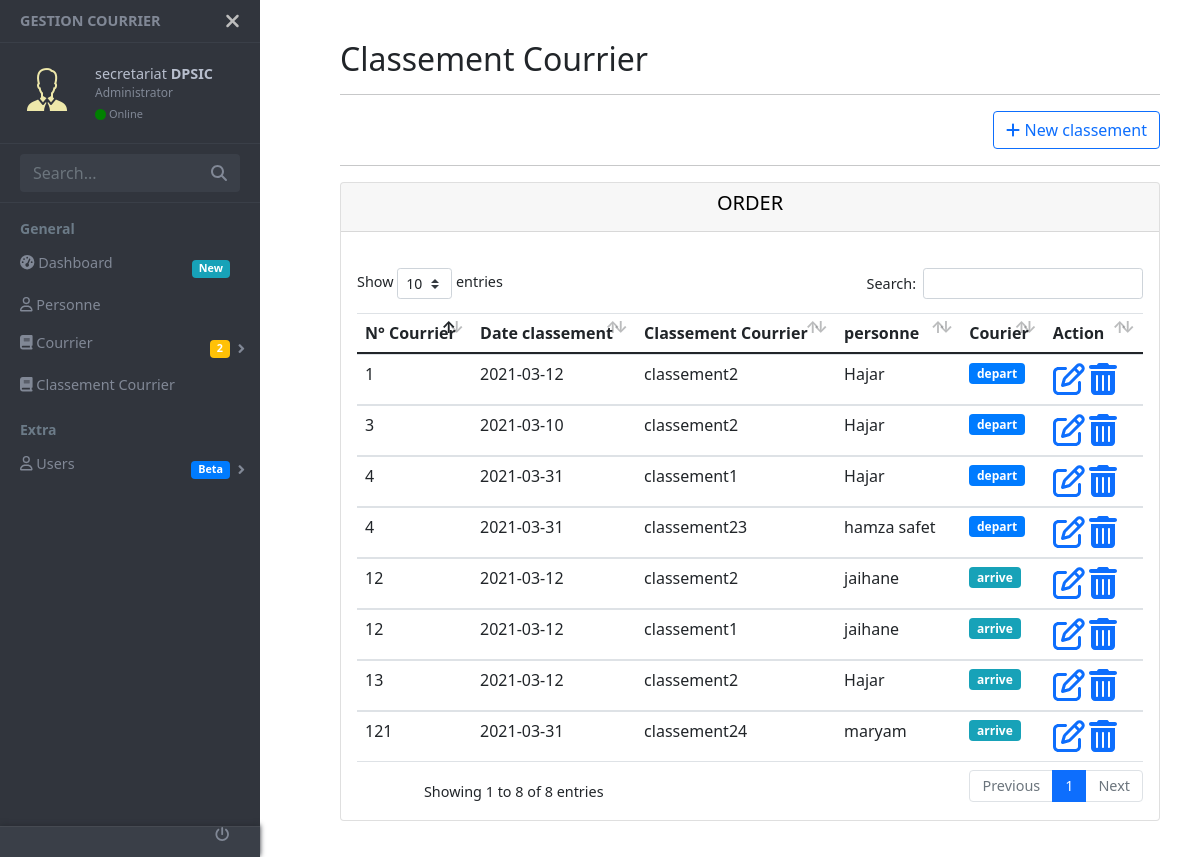
The page /order_courrier.php on the database its author committed.
### tables this page shows
CREATE TABLE `order_courrier` (
  `id_order` int(11) NOT NULL,
  `id_personne` int(11) DEFAULT NULL,
  `classification_courrier` char(50) DEFAULT NULL,
  `date_order` date DEFAULT NULL,
  `numero_courrier` int(11) DEFAULT NULL,
  `courries` char(50) DEFAULT NULL
);

CREATE TABLE `personne` (
  `id_personne` int(11) NOT NULL,
  `nom_prenom` char(50) DEFAULT NULL,
  `fonction` char(50) DEFAULT NULL,
  `grade` char(20) DEFAULT NULL,
  `tel` char(20) DEFAULT NULL,
  `matrecule` char(50) DEFAULT NULL,
  `cin` char(30) DEFAULT NULL
);

### order_courrier.php (the view, shortened to what this page needs)
<?php
include_once 'connection.php';
include_once 'header.php';
include_once 'footer.php';
$reqt="SELECT id_order,numero_courrier,date_order,classification_courrier,pr.nom_prenom,courries FROM `order_courrier` ar INNER JOIN personne pr WHERE ar.`id_personne` = pr.`id_personne`";
$stmt=$conx->prepare($reqt);
$stmt->execute();
?>
<main class="page-content">
    <div class="container-fluid">
      <h2>Classement Courrier</h2>
      <hr>
      <div class="main">
     <div class="d-grid gap-2 d-md-flex justify-content-md-end">
      <button type="button" class="btn btn-outline-primary" onclick="location.href='#'" data-bs-toggle="modal" data-bs-target="#staticBackdrop"><i class="fas fa-plus"></i>  New classement </button>
     </div>
     <hr>
      <footer class="text-center">
        <div class="card bg-wieth mb-3">
          <div class="card-header" style="color: black; margin-bottom:20px;"><h5>ORDER</h5> </div>
            <div class="card-body">
            <table id="id_datatable_pr" style="width: 100%;" class="table table-hover" >
          <thead>
             <tr>
                <th>N° Courrier</th>
                <th>Date classement</th>
                <th>Classement Courrier</th>
                <th>personne</th>
                <th>Courier</th>
                <th>Action</th>
             </tr>
          </thead>
          <tbody>
           <?php
             if ($stmt->rowCount()>=0) {
              while($row=$stmt->fetch(PDO::FETCH_ASSOC)){
                 ?>
                 <tr>
                  <td><?php echo $row['numero_courrier']; ?></td>
                  <td><?php echo $row['date_order']; ?></td>
                  <td><?php echo $row['classification_courrier']; ?></td>
                  <td><?php echo $row['nom_prenom']; ?></td>
                  <?php
                  if($row['courries']=="regester depart"){
                    ?>
                      <td> <span class="badge badge-pill badge-primary">depart</span></td>
                    <?php
                  }else{
                    ?>
                       <td><span class="badge badge-pill badge-info">arrive</span></td>
                    <?php
                  }
                  ?>
                  <td>
                    <a href="updateOrderCourrier.php?edit_order_courrier=<?php echo $row['id_order'];?>">
                         <i class="far fa-edit fa-2x"></i></a>
                    <a href="order_courrier.php?delete_order_courrier=<?php echo $row['id_order'];?>" onclick="return confirm('voulez vous vraiment supprimer cet operation ?')">
                       <i class="fas fa-trash-alt fa-2x colorDelete"></i></a>
                  </td>
                 </tr>
                 <?php
              }
           }
           ?>
          </tbody>
        </table>
          </div>
        </div>
      </footer>
    </div>
  </main>

### header.php (shortened to what this page needs)
<link href="static/cdn/bootstrapcdn/css/bootstrap.min.css" rel="stylesheet" id="bootstrap-css">
<link href="static/cdn/fontawesome/css/all.css" rel="stylesheet">
<!DOCTYPE html>
<html lang="en">
<head>
    <link href="static/fontawesome/css/all.min.css" rel="stylesheet">
    <link href="static/cdn/fontawesome/all.css" rel="stylesheet">
    <link rel="stylesheet" type="text/css" href="static/js/datatable/DataTables-1.10.23/css/dataTables.bootstrap4.min.css"/>
    <link href="static/bootstrap_fontawesome/css/bootstrap.min.css" rel="stylesheet" />
    <link href="static/css/mystyle.css" rel="stylesheet" />
</head>
<body>
<div class="page-wrapper chiller-theme toggled">
  <nav id="sidebar" class="sidebar-wrapper">
    <div class="sidebar-content">
      <div class="sidebar-brand">
        <a href="#">Gestion Courrier</a>
        <div id="close-sidebar">
          <i class="fas fa-times"></i>
        </div>
      </div>
      <div class="sidebar-header">
        <div class="user-pic">
          <img class="img-responsive img-rounded" src="static/img/Admin.png"
            alt="User picture">
        </div>
        <div class="user-info">
          <span class="user-name">secretariat
            <strong>DPSIC</strong>
          </span>
          <span class="user-role">Administrator</span>
          <span class="user-status">
            <i style="color: green;" class="fa fa-circle"></i>
            <span>Online</span>
          </span>
        </div>
      </div>
      <div class="sidebar-search">
        <div>
          <div class="input-group">
            <input type="text" class="form-control search-menu" placeholder="Search...">
            <div class="input-group-append">
              <span class="input-group-text">
                <i class="fa fa-search" aria-hidden="true"></i>
              </span>
            </div>
          </div>
        </div>
      </div>
      <div class="sidebar-menu">
        <ul>
          <li class="header-menu">
            <span>General</span>
          </li>
          <li>
            <a href="index1.php">
              <i class="fa fa-tachometer-alt"></i>
              <span>Dashboard</span>
              <span class="badge badge-pill badge-info">New</span>
            </a>
          </li>
          <li>
            <a href="personne.php">
            <i class="far fa-user"></i>
              <span>Personne</span>
            </a>
          </li>
          <li class="sidebar-dropdown">
            <a href="#">
            <i class="fa fa-book"></i>
              <span>Courrier</span>
              <span class="badge badge-pill badge-warning">2</span>
            </a>
          </li>
          <li>
            <a href="order_courrier.php">
            <i class="fa fa-book"></i>
              <span>Classement Courrier</span>
            </a>
          </li>
          <li class="header-menu">
            <span>Extra</span>
          </li>
          <li class="sidebar-dropdown">
            <a href="#">
              <i class="far fa-user"></i>
              <span>Users</span>
              <span class="badge badge-pill badge-primary">Beta</span>
            </a>
          </li>
        </ul>
      </div>
    </div>
    <div class="sidebar-footer">
       <a href="#">
      </a>
      <a href="#">
      </a>
      <a href="#">
      </a>
       <a href="index.php" data-toggle="tooltip" data-placement="bottom" title="Déconnecter">
        <i class="fa fa-power-off "></i>
      </a>
    </div>
  </nav>

### footer.php (shortened to what this page needs)
</body>
</html>

### order_courrier.php (style rules this page uses)
table.dataTable>thead>tr>th:not(.sorting_disabled), table.dataTable>thead>tr>td:not(.sorting_disabled) { padding-right: 0px; }

### rows shown on the page
order_courrier: numero_courrier "3", date_order "2021-03-10", classification_courrier "classement2", id_personne.nom_prenom "Hajar", courries "depart"
order_courrier: numero_courrier "12", date_order "2021-03-12", classification_courrier "classement2", id_personne.nom_prenom "jaihane", courries "arrive"
order_courrier: numero_courrier "13", date_order "2021-03-12", classification_courrier "classement2", id_personne.nom_prenom "Hajar", courries "arrive"
order_courrier: numero_courrier "12", date_order "2021-03-12", classification_courrier "classement1", id_personne.nom_prenom "jaihane", courries "arrive"
order_courrier: numero_courrier "1", date_order "2021-03-12", classification_courrier "classement2", id_personne.nom_prenom "Hajar", courries "depart"
order_courrier: numero_courrier "4", date_order "2021-03-31", classification_courrier "classement1", id_personne.nom_prenom "Hajar", courries "depart"
order_courrier: numero_courrier "4", date_order "2021-03-31", classification_courrier "classement23", id_personne.nom_prenom "hamza safet", courries "depart"
order_courrier: numero_courrier "121", date_order "2021-03-31", classification_courrier "classement24", id_personne.nom_prenom "maryam", courries "arrive"
